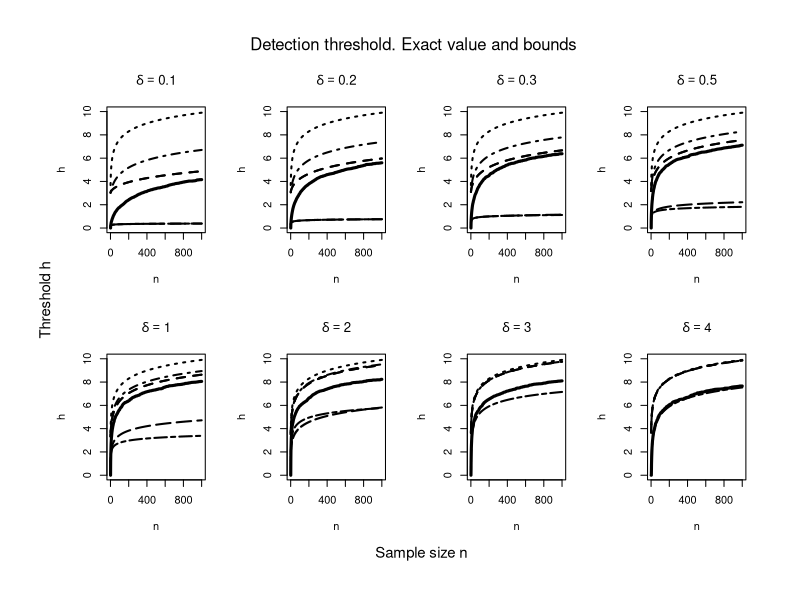

Recreate this plot in R.
### Similar to Doob LHS and RHS comparisons.R
### Creates BLACK and WHITE plots in separate ps files.

### Compare probabilities and thresholds using
### (a) Simulations of CUSUM, we get approximate threshold. 
### (b) Upper and lower bounds using recursive comp and other tools from our 2025 paper
### Normal(0,1) changes to Normal(delta,1), known parameters 
### [equivalent to any Normal to any Normal]

N = 1000; alpha = 0.05;   # Sample size and level of significance
NrunsH = 5000;           # MC runs for simulations 
Delta = c(0.1, 0.2, 0.3, 0.5, 1, 2, 3, 4)
NDelta = length(Delta);


### Function estimating the threshold h as the quantile from the null dist of Wmax
thresholds = function(n,delta,alpha,nruns){
  # n = max sample size; delta = disturbed distribution mean (in general, the standardized difference). 
  # We are actually calculating the null distribution of the test statistic Lambda = max(Wn)
  Wmaxmat = matrix(0,nruns,n);             # running max(W) for 1..n 
  for (run in 1:nruns){
   	 Z = rnorm(n, -delta^2/2, delta);    # Generate log-likelihood ratios
   	 S = cumsum(Z);   	             # Partial sums of z
   	 W = S-cummin(S);	           	       # Cusum process 
     Wmaxmat[run,] = cummax(W);            # running max(W) for this MC run 
  } # end for-loop by run
  h = numeric(n);                          # thresholds h = h(n)
  for (k in 1:n){ h[k] = quantile(Wmaxmat[,k],1-alpha); }        
  return(h);
  }  # End of function "thresholds"

ThresholdSIM = numeric(N);  # Threshold estimated by simulations as an alpha-upper quantile of max(W)(n)
ThresholdUB  = numeric(N);  # Upper bound for the threshold calculated as log(EexpW/alpha), as in Sec. 6.1
ThresholdUBT = numeric(N);  # "Tighter" threshold as in Sec. 6.3
ThresholdLB  = numeric(N);  # Lower bound from 2025 paper, with an approx optimal k      

EU = numeric(N); 

par(mfrow=c(2,4), oma = c(4, 4, 4, 2));       

for (j in 1:NDelta){ delta = Delta[j];        # Recursive computation of EU = EexpW
    EexpSplus = 2*pnorm(delta*sqrt(1:N)/2);   # P_F(Sn<0)+P_G(Sn>0), in paper, formula (3.5)
    EU[1] = EexpSplus[1];
    for (n in 2:N){ 
        EU[n] = (EexpSplus[n] + sum(EU[1:(n-1)] * EexpSplus[(n-1):1]))/n;
          # Now we derive the lower bound, using the method of splitting n into [n/k] segments
        IX = function(x){ return( log(x) + (x+delta^2/2)^2/2/delta^2 - log(n) )}   # Function for finding k, take log of both sides to avoid huge numbers
        if (IX(1) >= 0){k=1} else {k = (uniroot(IX, interval=c(1,n))$root)};       # Actually, need to round this root to an integer
        ThresholdLB[n] = -k*delta^2/2 + delta*sqrt(k)*qnorm((1-alpha)^(1/floor(n/k)));  # Lower bound from 2025 paper, with an approx optimal k      
        }
    ThresholdSIM = thresholds(N,delta,alpha,NrunsH);    # Threshold estimated by simulations as an alpha-upper quantile of max(W)(n)
    ThresholdUB = log(EU/alpha);                        # Upper bound for the threshold calculated as log(EexpW/alpha), as in Sec. 6.1
    D = pnorm(delta/2)-pnorm(-delta/2);                 # Our new discrepancy measure between F and G
    ThresholdUBT = log((1+D*(1:N))/alpha);              # "Tighter" threshold as in Sec. 6.3
    ThresholdUBU = log(((1:N)+1)/alpha);                # "Universal" threshold as in Sec. 6.2 
      # Using our best upper bound EU(n) <= 1 + Mn, 
      # where $M = \psi(0) = \P_F(S\le 0)-P_G(S\le 0)$

    ThresholdLB1 = -delta^2/2 + delta*qnorm((1-alpha)^(1/(1:N)));    # Lower bound from 2023 paper, sec. 5.2 , equation (22)

    YL = 10; # ThresholdUBT[N];

    ThresholdUBU <- ifelse(ThresholdUBU > YL, NA, ThresholdUBU)
    ThresholdLB <- ifelse(ThresholdLB < 0, NA, ThresholdLB)
    ThresholdLB1 <- ifelse(ThresholdLB1 < 0, NA, ThresholdLB1)

    plot(ThresholdUB,type="l", lwd=2, lty=2, main = substitute(delta == val, list(val = delta)),
         ylim=c(0,YL), xlab="n", ylab="h");  
    lines(ThresholdSIM, lwd=3, lty=1);   
    lines(ThresholdUB,  lwd=2, lty=2); 
    lines(ThresholdUBU, lwd=2, lty=3); 
    lines(ThresholdUBT, lwd=2, lty=4); 
#    lines(ThresholdLB, lwd=2, lty=5);
    lines(ThresholdLB1, lwd=2, lty=6);

  if (delta < 3){    lines(ThresholdLB, lwd=2, lty=5);  # Lower bound, based on partitions
# lines(ThresholdLB1,  lwd=2, lty=6 );   # Lower bound, based on 1 obs.
   }
} # End of the k-loop, over scenarios

# Add an overall text
mtext("Threshold h", side = 2, outer = TRUE, cex = 0.9) 
mtext("    Sample size n", side = 1, outer = TRUE, cex = 0.9) 
mtext("Detection threshold. Exact value and bounds", side = 3, outer = TRUE, cex = 1) 

# Add an overall legend
# par(xpd = NA)  # Allow plotting outside the region

par(mfrow=c(1,1))

legend(x = -36, y = -5.7, legend = c("Exact ", "UB-1", "UB-2", "UB-3", "LB-1", "LB-2"),
       lty = (1:6), lwd = 2, cex = 0.6, seg.len = 6, yjust = 0, horiz = TRUE)

